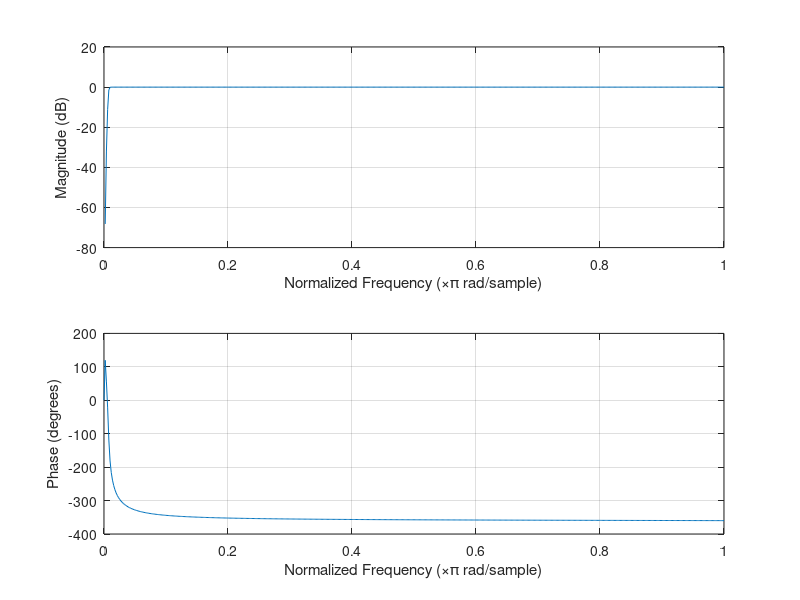
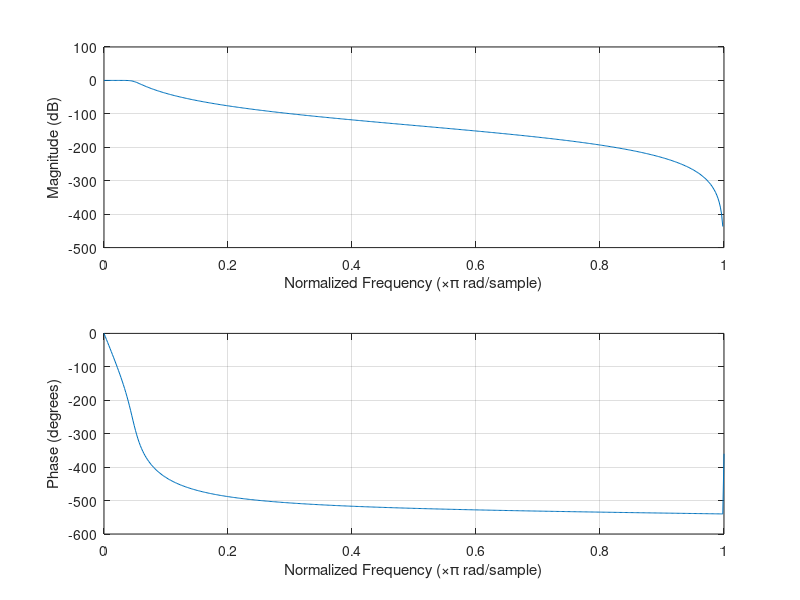

Reproduce these figures in MATLAB, in order. (Note: this script raises an error after producing the figures.)

clc 
clear all
%% Creation des filtres 
% Filtre passe-haut pour avoir la composante AC

Fc_high = 0.9;       %frequence de coupure inférieure à 1 Hz
Fs = 250;      %frequence d'échantillonage 
Wn_high=Fc_high/(Fs/2);  %fréquence de coupure normalisée
[b,a] = butter(6,Wn_high,'high');
figure (1);
freqz(b,a)

% Filtre passe-bas pour avoir la composante DC 

Fc_low=6;
Wn_low=Fc_low/(Fs/2);
[d,c] = butter(6,Wn_low,'low');
figure (2);
freqz(d,c)


%% Lire les signaux et l'afficher
figure(3)
signal=loadSignal('SpO2_signal_normal_BPM');
filteredSignalRedDC=filter(d,c,signal.SpO2Red);
filteredSignalIRDC=filter(d,c,signal.SpO2Infrared);
filteredSignalRedAC=filter(b,a,filteredSignalRedDC);
filteredSignalIRAC=filter(b,a,filteredSignalIRDC);
x=linspace(0,length(filteredSignalRedDC)/Fs,length(filteredSignalRedDC));
plot(x,signal.SpO2Red,x,filteredSignalRedDC,x,filteredSignalIRAC);
legend('Signal before filtering','filtered Signal for high frequencies','filtered Signal to obtain the AC component','Location','Best');

%% Calcul de la fréquence cardiaque et du % de SpO2

% On veut compter les peaks dominant du signal ( correspondant aux battements
% cardiaques ) ; les peaks sont definis comme étant des echantillons plus
% grands que deux de leurs plus proches voisins et plus grand que 1 

nbre_battements=0;
freq_card=zeros(33,1);
for k=2:length(filteredSignalRedAC)-1
    if ( filteredSignalRedAC(k)> filteredSignalRedAC(k-1) && filteredSignalRedAC(k)>filteredSignalRedAC(k+1) && filteredSignalRedAC(k)>1000)
        position(nbre_battements+1)=k;
        nbre_battements=nbre_battements + 1; % ...donc on a pic
        if (nbre_battements>=2) % si on a plus qu'un seul pic 
            % Maintenant , on veut calculer le ratio R
            R(nbre_battements)=((filteredSignalRedAC(k))./(filteredSignalRedDC(k)))./((filteredSignalIRAC(k))./(filteredSignalIRDC(k)));
            % Maintenant, on veut calculer le SpO2 
            SpO2=-50*R.^2 + 5*R + 117;
            % Je calcule la fréquence cardiaque 
            freq_card (nbre_battements) = 60/(k-ancienk)*Fs;
        end
        ancienk=k;
    end
end

%  Pour comparer mon signal de la fréquence cardiaque avec le signal du fichier exemple
%  x2=linspace(1,nbre_battements-1,length(freq_card));
%  figure 
% hold on 
% plot(x2,freq_card,'r');
% plot(signal.HeartRate);
% hold off

% x3 = linspace(1,nbre_battements-1, length(SpO2)); 
% figure (4)
% hold on 
% plot(SpO2);
% plot(signal.SpO2)
% hold off
% 




